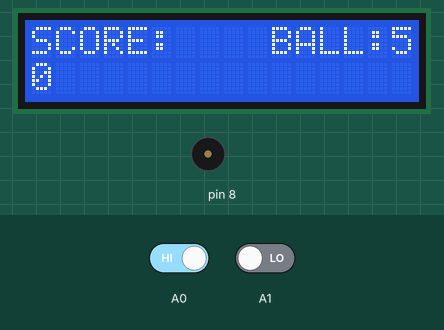
Recording of a sketch running on a simulated Arduino Uno, built with avr-gcc and run on an emulated ATmega328P. Shown: 16×2 character LCD, buzzer (waves = sounding). The test bench sets the inputs (shaded band); at power-on: A0 HIGH, A1 LOW.

Above: at 1.2 s.
1.3 s: A0 driven LOW
At 2.1 s:
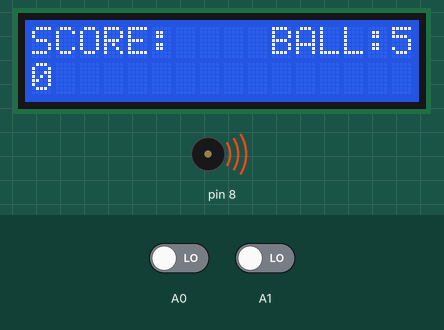
4.3 s: A1 driven HIGH
At 5.1 s:
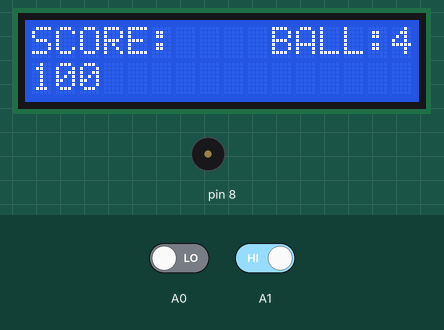
Timing chart, 0 to 7.3 s (numbered marks = the images above; inputs shaded):
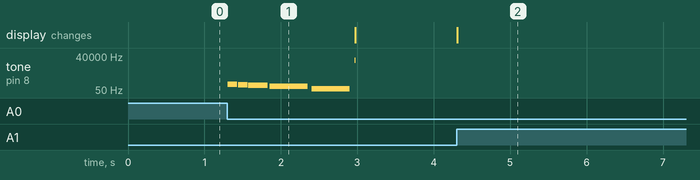

The sketch:

Lost_Ball_Button.ino
```cpp
#include "pitches.h"
#include <LiquidCrystal.h>
LiquidCrystal lcd(12, 11, 5, 4, 3, 2);

  boolean lastReadButton0;
  boolean lastReadButton1;
  int ballnumber = 5;
  int a = 100;
  unsigned int score = 0;

////Ball lost melody////
int ballLostMelody[] =
{
  NOTE_DS3, NOTE_D3, NOTE_B2, NOTE_GS2, NOTE_B1
};
int noteDurations0[] =
{
  8, 8, 4, 2, 2,
};

////SCORE A MELODY////
int scoreAMelody[] =
{
  NOTE_DS3, NOTE_D3, NOTE_B2, NOTE_GS2
};
int noteDurationsA[] =
{
  8, 8, 4, 2, 1,
};

///////////////////////////////SETUP////////////////////////////////////
void setup() {

//input pins for scoring triggers
  pinMode(A0, INPUT);

// set up the LCD:
  lcd.begin(16, 2);
  lcd.clear();

}
////////////////////////////////LOOP////////////////////////////////////
void loop() {

//LCD TOP ROW: SCORE / GAME OVER

  lcd.setCursor(0, 0);

  if (ballnumber < 1)
  {

    lcd.print("GAME OVER         ");
  }
  else
  {
  lcd.print("SCORE:    BALL:");
  lcd.print(ballnumber);
  }
//LCD BOTTOM ROW: NUMERIC SCORE

  lcd.setCursor(0, 1);
  lcd.print(score);


////LOST BALL////
   boolean readButton0 = digitalRead(A0);

  if (readButton0 == LOW and lastReadButton0 == HIGH)
  {
      ballnumber = ballnumber - 1;
////BALL LOST MELODY////
  for (int thisNote = 0; thisNote < 8; thisNote++) {

    int noteDuration0 = 1000 / noteDurations0[thisNote];
    tone(8, ballLostMelody[thisNote], noteDuration0);

    int pauseBetweenNotes = noteDuration0 * 1.10;
    delay(pauseBetweenNotes);

    noTone(8);
      }
    }
  lastReadButton0 = readButton0;


///SCORE a 100 PTS///////////////////
   boolean readButton1 = digitalRead(A1);

  if (readButton1 == HIGH and lastReadButton1 == LOW)
  {
      score = score + a;
        lastReadButton1 = readButton1;
  }

}
```

pitches.h
```cpp
/*************************************************
 * Public Constants
 *************************************************/

#define NOTE_B0  31
#define NOTE_C1  33
#define NOTE_CS1 35
#define NOTE_D1  37
#define NOTE_DS1 39
#define NOTE_E1  41
#define NOTE_F1  44
#define NOTE_FS1 46
#define NOTE_G1  49
#define NOTE_GS1 52
#define NOTE_A1  55
#define NOTE_AS1 58
#define NOTE_B1  62
#define NOTE_C2  65
#define NOTE_CS2 69
#define NOTE_D2  73
#define NOTE_DS2 78
#define NOTE_E2  82
#define NOTE_F2  87
#define NOTE_FS2 93
#define NOTE_G2  98
#define NOTE_GS2 104
#define NOTE_A2  110
#define NOTE_AS2 117
#define NOTE_B2  123
#define NOTE_C3  131
#define NOTE_CS3 139
#define NOTE_D3  147
#define NOTE_DS3 156
#define NOTE_E3  165
#define NOTE_F3  175
#define NOTE_FS3 185
#define NOTE_G3  196
#define NOTE_GS3 208
#define NOTE_A3  220
#define NOTE_AS3 233
#define NOTE_B3  247
#define NOTE_C4  262
#define NOTE_CS4 277
#define NOTE_D4  294
#define NOTE_DS4 311
#define NOTE_E4  330
#define NOTE_F4  349
#define NOTE_FS4 370
#define NOTE_G4  392
#define NOTE_GS4 415
#define NOTE_A4  440
#define NOTE_AS4 466
#define NOTE_B4  494
#define NOTE_C5  523
#define NOTE_CS5 554
#define NOTE_D5  587
#define NOTE_DS5 622
#define NOTE_E5  659
#define NOTE_F5  698
#define NOTE_FS5 740
#define NOTE_G5  784
#define NOTE_GS5 831
#define NOTE_A5  880
#define NOTE_AS5 932
#define NOTE_B5  988
#define NOTE_C6  1047
#define NOTE_CS6 1109
#define NOTE_D6  1175
#define NOTE_DS6 1245
#define NOTE_E6  1319
#define NOTE_F6  1397
#define NOTE_FS6 1480
#define NOTE_G6  1568
#define NOTE_GS6 1661
#define NOTE_A6  1760
#define NOTE_AS6 1865
#define NOTE_B6  1976
#define NOTE_C7  2093
#define NOTE_CS7 2217
#define NOTE_D7  2349
#define NOTE_DS7 2489
#define NOTE_E7  2637
#define NOTE_F7  2794
#define NOTE_FS7 2960
#define NOTE_G7  3136
#define NOTE_GS7 3322
#define NOTE_A7  3520
#define NOTE_AS7 3729
#define NOTE_B7  3951
#define NOTE_C8  4186
#define NOTE_CS8 4435
#define NOTE_D8  4699
#define NOTE_DS8 4978
```

Measured:
- after the input at 1.3 s, tone on pin 8: plays 156 Hz for 0.13 s, 147 Hz for 0.13 s, 123 Hz for 0.25 s, 104 Hz for 0.50 s, 62 Hz for 0.50 s, 16711 Hz for 0.01 s, starting at once
- after the input at 4.3 s, the display: changes at once (image 2)
